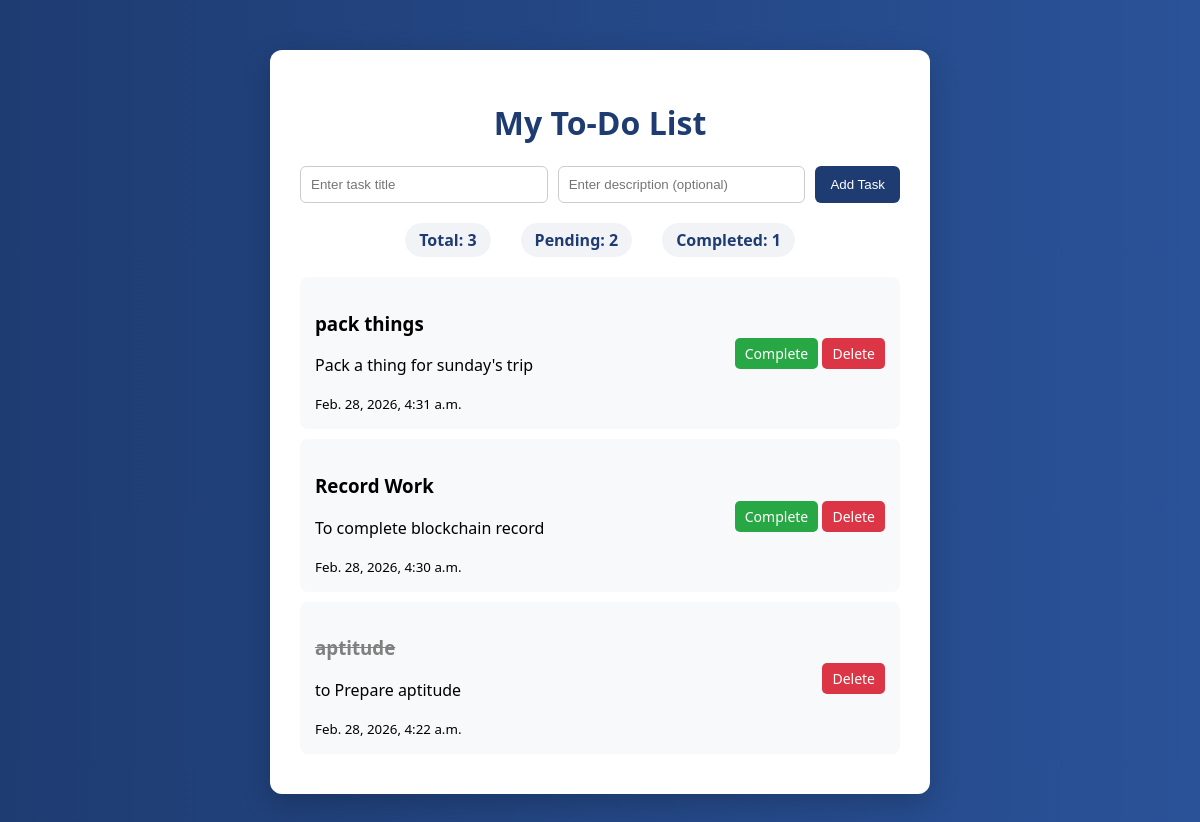
The page / on the database its author committed.
### tasks/models.py (models this page shows, shortened)
class Task(models.Model):
    STATUS_CHOICES = [
        ('Pending', 'Pending'),
        ('Completed', 'Completed'),
    ]
    title = models.CharField(max_length=200)
    description = models.TextField(blank=True)
    status = models.CharField(max_length=20, choices=STATUS_CHOICES, default='Pending')
    created_at = models.DateTimeField(auto_now_add=True)

### tasks/views.py (the view)
# urls.py: path('', views.task_list, name='task_list'),
def task_list(request):
    tasks = Task.objects.all().order_by('-created_at')
    pending_count = Task.objects.filter(status='Pending').count()
    completed_count = Task.objects.filter(status='Completed').count()
    total_count = Task.objects.count()
    context = {
        'tasks': tasks,
        'pending_count': pending_count,
        'completed_count': completed_count,
        'total_count': total_count,
    }
    return render(request, 'tasks/task_list.html', context)

### tasks/templates/tasks/task_list.html (shortened to what this page needs)
{% load static %}
<!DOCTYPE html>
<html>
<head>
    <link rel="stylesheet" href="{% static 'tasks/css/style.css' %}">
</head>
<body>
<div class="container">
    <h1>My To-Do List</h1>
    <form method="POST" action="/add/" class="task-form">
        <input type="text" name="title" placeholder="Enter task title" required>
        <input type="text" name="description" placeholder="Enter description (optional)">
        <button type="submit">Add Task</button>
    </form>
    <div class="task-stats" >
        <span>Total: {{ total_count }}</span>
        <span>Pending: {{ pending_count }}</span>
        <span>Completed: {{ completed_count }}</span>
    </div>
    <div class="task-list">
        {% for task in tasks %}
        <div class="task-card {% if task.status == 'Completed' %}completed{% endif %}">
            <div class="task-content">
                <h3>{{ task.title }}</h3>
                <p>{{ task.description }}</p>
                <small>{{ task.created_at }}</small>
            </div>
            <div class="task-actions">
                {% if task.status == 'Pending' %}
                <a href="/complete/{{ task.id }}/" class="complete-btn">Complete</a>
                {% endif %}
                <a href="/delete/{{ task.id }}/" class="delete-btn">Delete</a>
            </div>
        </div>
        {% empty %}
        <p class="empty">No tasks available.</p>
        {% endfor %}
    </div>
</div>
</body>
</html>

### tasks/static/tasks/css/style.css (style rules this page uses)
body { font-family: 'Segoe UI', sans-serif; background: linear-gradient(to right, #1e3c72, #2a5298); margin: 0; padding: 0; }
.container { width: 600px; margin: 50px auto; background: #ffffff; padding: 30px; border-radius: 12px; box-shadow: 0 10px 30px rgba(0,0,0,0.2); }
h1 { text-align: center; color: #1e3c72; }
.task-form { display: flex; gap: 10px; margin-bottom: 20px; }
.task-form input { flex: 1; padding: 10px; border-radius: 6px; border: 1px solid #ccc; }
.task-form button { padding: 10px 15px; border: none; background: #1e3c72; color: white; border-radius: 6px; cursor: pointer; }
.task-card { display: flex; justify-content: space-between; align-items: center; background: #f8f9fa; padding: 15px; border-radius: 8px; margin-bottom: 10px; transition: 0.3s; }
.task-card.completed h3 { text-decoration: line-through; color: gray; }
.task-actions a { text-decoration: none; padding: 6px 10px; border-radius: 5px; font-size: 14px; }
.complete-btn { background: #28a745; color: white; }
.delete-btn { background: #dc3545; color: white; }
.task-stats { display: flex; justify-content: center; gap: 30px; margin-bottom: 20px; font-weight: 600; color: #1e3c72; }
.task-stats span { background: #f1f3f6; padding: 6px 14px; border-radius: 20px; }

### rows shown on the page
Task: title "pack things", description "Pack a thing for sunday's trip", created_at "Feb. 28, 2026, 4:31 a.m."
Task: title "Record Work", description "To complete blockchain record", created_at "Feb. 28, 2026, 4:30 a.m."
Task: title "aptitude", description "to Prepare aptitude", created_at "Feb. 28, 2026, 4:22 a.m."

### other values the page prints
{{ total_count }} "3"
{{ pending_count }} "2"
{{ completed_count }} "1"
